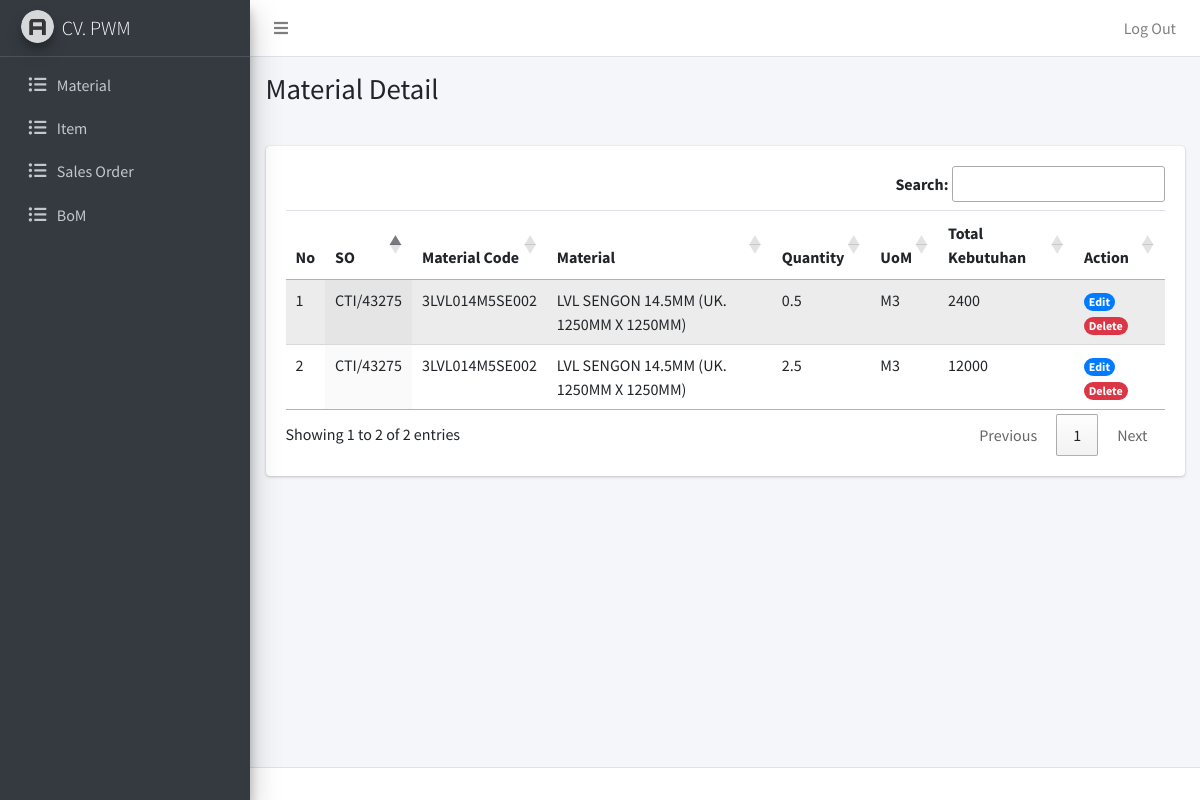
/admin/bom-detail.php?id=1 (signed in), run on the app's committed database.
### tables this page shows
CREATE TABLE `bom` (
  `bom_id` int(11) NOT NULL,
  `bom_so_id` int(11) NOT NULL,
  `bom_material_id` varchar(255) NOT NULL,
  `bom_quantity` float NOT NULL,
  `bom_uom` varchar(20) NOT NULL,
  `bom_total_kebutuhan` float NOT NULL
);

CREATE TABLE `so` (
  `so_id` int(11) NOT NULL,
  `so_item_code` varchar(255) NOT NULL,
  `so_projects` varchar(255) NOT NULL,
  `so_divisi_id` int(11) NOT NULL,
  `so_lot_number` varchar(255) NOT NULL,
  `so_material` varchar(255) NOT NULL,
  `so_quantity` int(11) NOT NULL,
  `so_tinggi` float NOT NULL,
  `so_lebar` float NOT NULL,
  `so_panjang` float NOT NULL,
  `so_kubikasi` float NOT NULL,
  `so_tgl_produksi` date NOT NULL
);

CREATE TABLE `material` (
  `material_id` varchar(255) NOT NULL,
  `material_nama` varchar(255) NOT NULL
);

### admin/bom-detail.php (the view, shortened to what this page needs)
<?php
require_once "../koneksi.php";
$so_id = $_GET['id'];
$query = mysqli_query($conn, "SELECT * FROM (bom INNER JOIN so ON bom.bom_so_id = so.so_id) INNER JOIN material ON bom.bom_material_id = material.material_id  WHERE bom.bom_so_id = $so_id");
?>
<?php require_once "template/header.php"; ?>
<?php require_once "template/navbar.php"; ?>
<?php require_once "template/sidebar.php"; ?>
  <div class="content-wrapper">
    <div class="content-header">
      <div class="container-fluid">
        <div class="row mb-2">
          <div class="col-sm-6">
            <h1 class="m-0">Material Detail</h1>
          </div>
        </div>
      </div>
    </div>
    <div class="content">
      <div class="container-fluid">
        <div class="row">
          <div class="col">
            <div class="card table-responsive">
              <div class="card-body">
                <table id="spk" class="table table-striped display" style="width:100%">
                  <thead>
                      <tr>
                          <th>No</th>
                          <th>SO</th>
                          <th>Material Code</th>
                          <th>Material</th>
                          <th>Quantity</th>
                          <th>UoM</th>
                          <th>Total Kebutuhan</th>
                          <th>Action</th>
                      </tr>
                  </thead>
                  <tbody>
                    <?php while($bom = mysqli_fetch_assoc($query)) : ?>
                      <tr>
                          <td></td>
                          <td><?= $bom['so_projects']; ?></td>
                          <td><?= $bom['bom_material_id']; ?></td>
                          <td><?= $bom['material_nama']; ?></td>
                          <td><?= $bom['bom_quantity']; ?></td>
                          <td><?= $bom['bom_uom']; ?></td>
                          <td><?= $bom['bom_total_kebutuhan']; ?></td>
                          <td>
                            <a href="bom-detail-edit.php?id=<?= $bom['bom_id']; ?>"><span class="badge rounded-pill bg-primary">Edit</span></a>
                            <a href="bom-detail-delete.php?id=<?= $bom['bom_id']; ?>"><span class="badge rounded-pill bg-danger">Delete</span></a>
                          </td>
                      </tr>
                    <?php endwhile; ?>
                  </tbody>
                </table>
              </div>
            </div>
          </div>
        </div>
      </div>
    </div>
  </div>
<?php require_once "template/footer.php"; ?>

### data on the page
bom: so.so_projects "CTI/43275", bom_material "3LVL014M5SE002", material.material_nama "LVL SENGON 14.5MM (UK. 1250MM X 1250MM)", bom_quantity "0.5", bom_uom "M3", bom_total_kebutuhan "2400"
bom: so.so_projects "CTI/43275", bom_material "3LVL014M5SE002", material.material_nama "LVL SENGON 14.5MM (UK. 1250MM X 1250MM)", bom_quantity "2.5", bom_uom "M3", bom_total_kebutuhan "12000"
